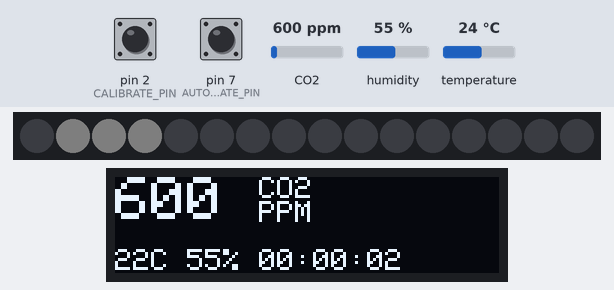
Recording of a sketch running on a simulated Arduino Nano, built with avr-gcc and run on an emulated ATmega328P. Parts: 16 RGB LEDs in strip order, left to right, 128×32 one-colour display. The test bench sets the inputs (shaded band); at power-on: pin 2 (CALIBRATE_PIN) HIGH, CO2 600 ppm, humidity 55 %, temperature 24 °C, pin 7 (AUTO_CALIBRATE_PIN) HIGH. Dim RGB values are drawn brighter than linear; what the sketch prints to the serial monitor is not drawn.

Above: at 3.2 s.
3.3 s: pin 2 (CALIBRATE_PIN) pulled LOW for 0.15 s
At 4.3 s:
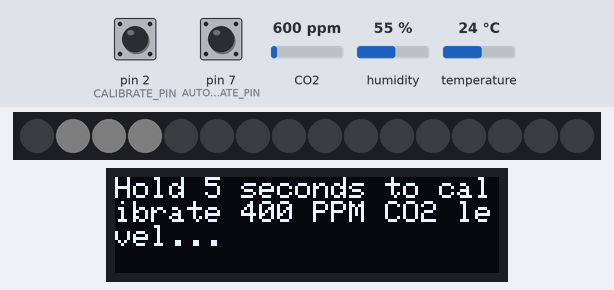
11.5 s: CO2 set to 452 ppm
At 20.5 s:
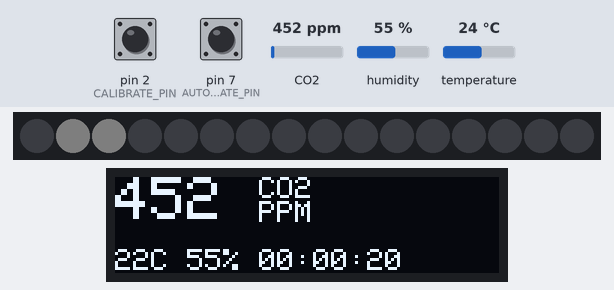
21.5 s: humidity set to 22 %
At 30.5 s:
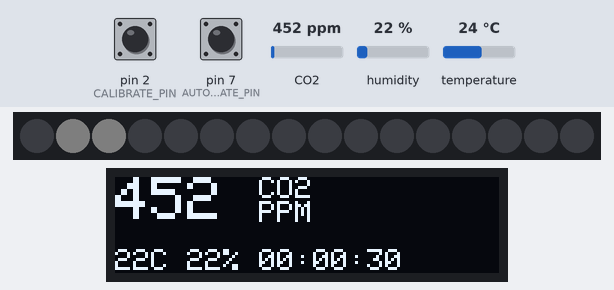
31.5 s: temperature set to 12 °C
At 40.5 s:
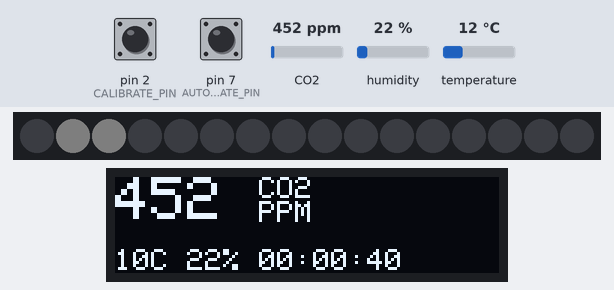
41.5 s: pin 2 (CALIBRATE_PIN) pulled LOW for 1 s
At 42.9 s:
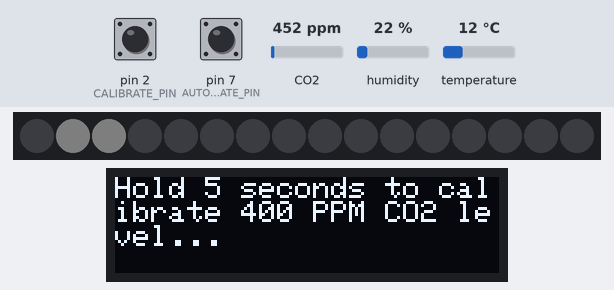
51.5 s: CO2 set to 1050 ppm
At 60.5 s:
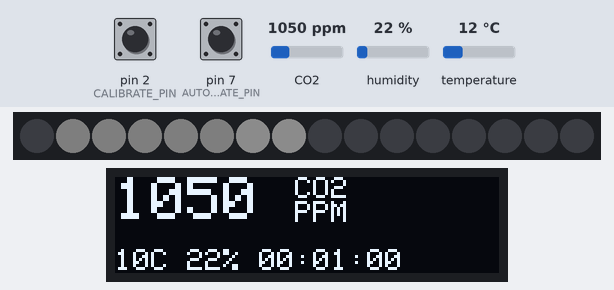
Timing chart, 0 to 62.0 s (numbered marks = the images above; inputs shaded):
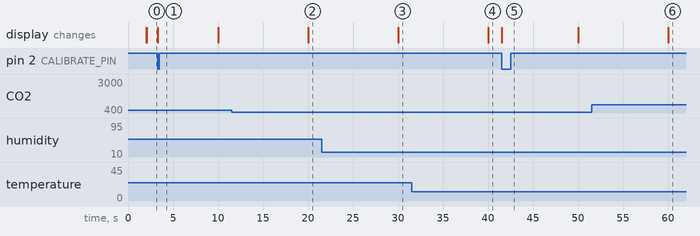

Measured:
- after the input at 3.3 s, the display: changes at once (image 1)
- after the input at 11.5 s, the display: changes after 8.5 s (image 2)
- after the input at 21.5 s, the display: changes after 8.5 s (image 3)
- after the input at 31.5 s, the display: changes after 8.5 s (image 4)
- after the input at 41.5 s, the display: changes at once (image 5)
- after the input at 51.5 s, the display: changes after 8.5 s (image 6)

The sketch:

Air.ino
```cpp
#include <SoftwareSerial.h>
#include <DHT.h>
#include <MHZ19.h>
#include <SparkFun_TLC5940.h>
#include <SPI.h>
#include <Wire.h>
#include <Adafruit_GFX.h>
#include <Adafruit_SSD1306.h>

constexpr unsigned long INTERVAL_MSEC = 10000;
unsigned long current_msec = 0;
unsigned long current_step = 0;

int blink_zero = 0;
unsigned long prev_zero_msec = 0;
int blink_display_error = 0;
unsigned long prev_display_error_msec = 0;
#define BLINK_INTERVAL 200

#define DHT22_DPIN 4
DHT dht(DHT22_DPIN, DHT22);
#define DHT22_TEMP_CORRECTION -2

#define CALIBRATE_PIN 2
constexpr unsigned long HOLD_TO_CALIBRATE_MSEC = 5000;
unsigned long start_hold_calibrate = 0;

#define AUTO_CALIBRATE_PIN 7 //TODO: ?
bool auto_calibrate = false;

#define MHZ19B_RX A0
#define MHZ19B_TX A1
MHZ19 mhz;
SoftwareSerial swSerial(MHZ19B_RX, MHZ19B_TX); // RX, TX

#define LED_LEVEL_MIN 0
#define LED_LEVEL_BLUE_MAX 80
#define LED_LEVEL_GREEN_MAX 80
#define LED_LEVEL_YELLOW_MAX 200
#define LED_LEVEL_RED_MAX 200

#define LED_CHANNEL_START_IDX 0
#define LED_CHANNEL_END_IDX 9
#define LED_CHANNEL_COUNT 10

// CO2 PPM levels
int arrLevel[LED_CHANNEL_COUNT][2] =
	{ 	// blue
		{1, LED_LEVEL_BLUE_MAX},
		// green
		{1, LED_LEVEL_GREEN_MAX},
		{500, LED_LEVEL_GREEN_MAX},
		{600, LED_LEVEL_GREEN_MAX},
		{700, LED_LEVEL_GREEN_MAX},
		// yellow
		{800, LED_LEVEL_YELLOW_MAX},
		{1000, LED_LEVEL_YELLOW_MAX},
		{1500, LED_LEVEL_YELLOW_MAX},
		// red
		{2000, LED_LEVEL_RED_MAX},
		{3000, LED_LEVEL_RED_MAX},
	};
// TLC5940 pins
int arrChannel[LED_CHANNEL_COUNT] = { 1, 2, 3, 4, 5, 6, 7, 8, 9, 10 };
#define BLINK_ZERO_LED_IDX 0

#define SCREEN_WIDTH 128 // OLED display width, in pixels
#define SCREEN_HEIGHT 32 // OLED display height, in pixels

//TODO: OLED reset?
#define OLED_RESET     -1 //4 // Reset pin # (or -1 if sharing Arduino reset pin)
Adafruit_SSD1306 display(SCREEN_WIDTH, SCREEN_HEIGHT, &Wire, OLED_RESET);

#pragma region type
struct DataMHZ19B
{
	int	nCO2 = 0;
};

struct DataDHT22
{
	float	fTemp = 0.0;
	float	fHum = 0.0;
};
#pragma endregion

#pragma region setup
void setup()
{
	delay(2000);

	Serial.begin(9600);
	swSerial.begin(9600);

	setupLED();
	setupDisplay();
	setupMHZ19B();
	setupDHT22();
	setupButtons();
}

void setupMHZ19B()
{
	pinMode(AUTO_CALIBRATE_PIN, INPUT_PULLUP);
	if(LOW == digitalRead(AUTO_CALIBRATE_PIN))
	{
		auto_calibrate = true;
	}

	mhz.begin(swSerial);
	mhz.autoCalibration(auto_calibrate);
}

void setupDHT22()
{
	// Init DHT22
	dht.begin();
}

void setupLED()
{
	Tlc.init();
}

void setupDisplay()
{
	if(!display.begin(SSD1306_SWITCHCAPVCC, 0x3C)) // Address 0x3C for 128x32
	{
		Serial.println(F("SSD1306 allocation failed"));
		blink_display_error = 1;
	}

	display.clearDisplay();
	display.cp437(true);
	display.display();
}

void setupButtons()
{
	pinMode(CALIBRATE_PIN, INPUT_PULLUP);
}

#pragma endregion

void loop()
{
	if(!processButtons())
	{
		return;
	}

	processBlink();

	if(isIntervalElapsed())
	{
		DataMHZ19B dataMHZ19B;
		processMHZ19B(dataMHZ19B);

		DataDHT22 dataDHT22;
		processDHT22(dataDHT22);

		printTimeStamp();
		printSerial(dataMHZ19B);
		printSerial(dataDHT22);
		Serial.println();

		printLED(dataMHZ19B);
		printDisplay(dataMHZ19B, dataDHT22);
	}
}

bool isIntervalElapsed()
{
	//TODO: overflow control
	current_msec = millis();
	bool bResult = (current_msec >= current_step * INTERVAL_MSEC);
	if(bResult)
	{
		++current_step;
	}
	return bResult;
}

bool processButtons()
{
	if(LOW == digitalRead(CALIBRATE_PIN))
	{
		display.clearDisplay();
		display.setTextSize(1);
		display.setCursor(0, 0);
		display.setTextColor(WHITE);

		if(start_hold_calibrate == 0)
		{
			start_hold_calibrate = millis();
		}

		if(auto_calibrate)
		{
			// It seems that this string does not fit in memory.
			//display.print("Can't calibrate baseline when autocalibrating is ON");
			//display.display();
		}
		else
		{
			if(millis() - start_hold_calibrate < HOLD_TO_CALIBRATE_MSEC)
			{
				display.print("Hold ");
				display.print(HOLD_TO_CALIBRATE_MSEC / 1000);
				display.print(" seconds to calibrate 400 PPM CO2 level...");
				display.display();
			}
			else
			{
				mhz.setRange(2000); //TODO: 5000?
				mhz.calibrateZero();
				mhz.setSpan(2000); //TODO: 5000? Library author strongly recommends 2000.

				display.print("CALIBRATED!");
				display.display();
				start_hold_calibrate = 0;
				delay(5000); // no calibration in next 5 seconds
			}
		}

		return false;
	}
	else
	{
		start_hold_calibrate = 0;
	}

	return true;
}

void processBlink()
{
	if(blink_zero != 0 && (current_msec - prev_zero_msec) > BLINK_INTERVAL)
	{
		Tlc.set(arrChannel[BLINK_ZERO_LED_IDX], blink_zero == 1 ? arrLevel[BLINK_ZERO_LED_IDX][1] : LED_LEVEL_MIN);
		Tlc.update();

		prev_zero_msec = current_msec;
		blink_zero *= -1;
	}
	//TODO: check prev state of blink_zero to turn off LED
}

#pragma region time

void printTimeStamp()
{
	Serial.print(millis() / 1000);
	Serial.print(" sec, ");
}
#pragma endregion

#pragma region MHZ19B
void processMHZ19B(struct DataMHZ19B& data)
{
	data.nCO2 = mhz.getCO2();
	blink_zero = (data.nCO2 == 0) ? -1 : 0;
}

void printSerial(const struct DataMHZ19B& data)
{
	Serial.print("CO2: ");
	Serial.print(data.nCO2);
	Serial.print(" ppm, ");
}
#pragma endregion

#pragma region DHT22
void processDHT22(struct DataDHT22& data)
{
	// Temperature, humidity
	data.fTemp = dht.readTemperature() + DHT22_TEMP_CORRECTION; // :D
	data.fHum = dht.readHumidity();
}

void printSerial(const struct DataDHT22& data)
{
	Serial.print("Temp: ");
	Serial.print(data.fTemp);
	Serial.print(" C, RH: ");
	Serial.print(data.fHum);
	Serial.print("%");
}
#pragma endregion

#pragma region LED
void printLED(const struct DataMHZ19B& data)
{
	for(int i = LED_CHANNEL_START_IDX; i <= LED_CHANNEL_END_IDX; ++i)
	{
		if(arrLevel[i][0] < data.nCO2)
		{
			Tlc.set(arrChannel[i], arrLevel[i][1]);
		}
		else
		{
			Tlc.set(arrChannel[i], LED_LEVEL_MIN);
		}
	}
	Tlc.update();
}
#pragma endregion

#pragma region display
void printDisplay(const struct DataMHZ19B& dataMHZ19B, const struct DataDHT22& dataDHT22)
{
	display.clearDisplay();

	display.setTextSize(2);
	display.setCursor(0, 0);
	display.setTextColor(WHITE);
	display.print(dataMHZ19B.nCO2);
	display.print(" ");

	int x = display.getCursorX();
	int y = display.getCursorY();
	display.setTextSize(1);
	display.print("CO2 ");

	if(auto_calibrate)
	{
		display.setTextColor(BLACK, WHITE);
		display.print("AUTO");
		display.setTextColor(WHITE);
	}

	display.setCursor(x, y + 8);
	display.println("PPM\n");

	display.print(dataDHT22.fTemp, 0);
	display.print("C ");
	display.print(dataDHT22.fHum, 0);
	display.print("% ");

	unsigned long lSeconds = (current_msec / 1000) % 60;
	unsigned long lMinutes = (current_msec / 1000 / 60) % 60;
	unsigned long lHours = current_msec / 1000 / 60 / 60;

	/*Serial.print("WTF");
	Serial.print(" current_msec=");
	Serial.print(current_msec);
	Serial.print(" /=");
	Serial.print(current_msec / 1000 / 60);
	Serial.print(" %=");
	Serial.println((current_msec / 1000 / 60) % 60);
*/
	constexpr int nBufferSize = 16;
	char szBuffer[nBufferSize];
	snprintf(szBuffer, nBufferSize, "%02lu:%02lu:%02lu", lHours, lMinutes, lSeconds);
	display.print(szBuffer);

	display.display();
}
#pragma endregion

/*
Basic Pin setup:
------------                       ---u----
ARDUINO
13|-> SCLK (pin 25)          OUT1 |1     28| OUT channel 0
12|                          OUT2 |2     27|-> GND (VPRG)
11|-> SIN (pin 26)           OUT3 |3     26|-> SIN (pin 11)
10|-> BLANK (pin 23)         OUT4 |4     25|-> SCLK (pin 13)
9|-> XLAT (pin 24)             .  |5     24|-> XLAT (pin 9)
8|                             .  |6     23|-> BLANK (pin 10)
7|                             .  |7     22|-> GND
6|                             .  |8     21|-> VCC (+5V)
5|                             .  |9     20|-> 2K Resistor -> GND
4|                             .  |10    19|-> +5V (DCPRG)
3|-> GSCLK (pin 18)            .  |11    18|-> GSCLK (pin 3)
2|                             .  |12    17|-> SOUT
1|                             .  |13    16|-> XERR
0|                           OUT14|14    15| OUT channel 15
------------                                  --------

-  Put the longer leg (anode) of the LEDs in the +5V and the shorter leg
(cathode) in OUT(0-15).
-  +5V from Arduino -> TLC pin 21 and 19     (VCC and DCPRG)
-  GND from Arduino -> TLC pin 22 and 27     (GND and VPRG)
-  digital 3        -> TLC pin 18            (GSCLK)
-  digital 9        -> TLC pin 24            (XLAT)
-  digital 10       -> TLC pin 23            (BLANK)
-  digital 11       -> TLC pin 26            (SIN)
-  digital 13       -> TLC pin 25            (SCLK)
-  The 2K resistor between TLC pin 20 and GND will let ~20mA through each
LED.  To be precise, it's I = 39.06 / R (in ohms).  This doesn't depend
on the LED driving voltage.
- (Optional): put a pull-up resistor (~10k) between +5V and BLANK so that
all the LEDs will turn off when the Arduino is reset.

If you are daisy-chaining more than one TLC, connect the SOUT of the first
TLC to the SIN of the next.  All the other pins should just be connected
together:
BLANK on Arduino -> BLANK of TLC1 -> BLANK of TLC2 -> ...
XLAT on Arduino  -> XLAT of TLC1  -> XLAT of TLC2  -> ...
The one exception is that each TLC needs it's own resistor between pin 20
and GND.

This library uses the PWM output ability of digital pins 3, 9, 10, and 11.
Do not use analogWrite(...) on these pins.

 */
```
